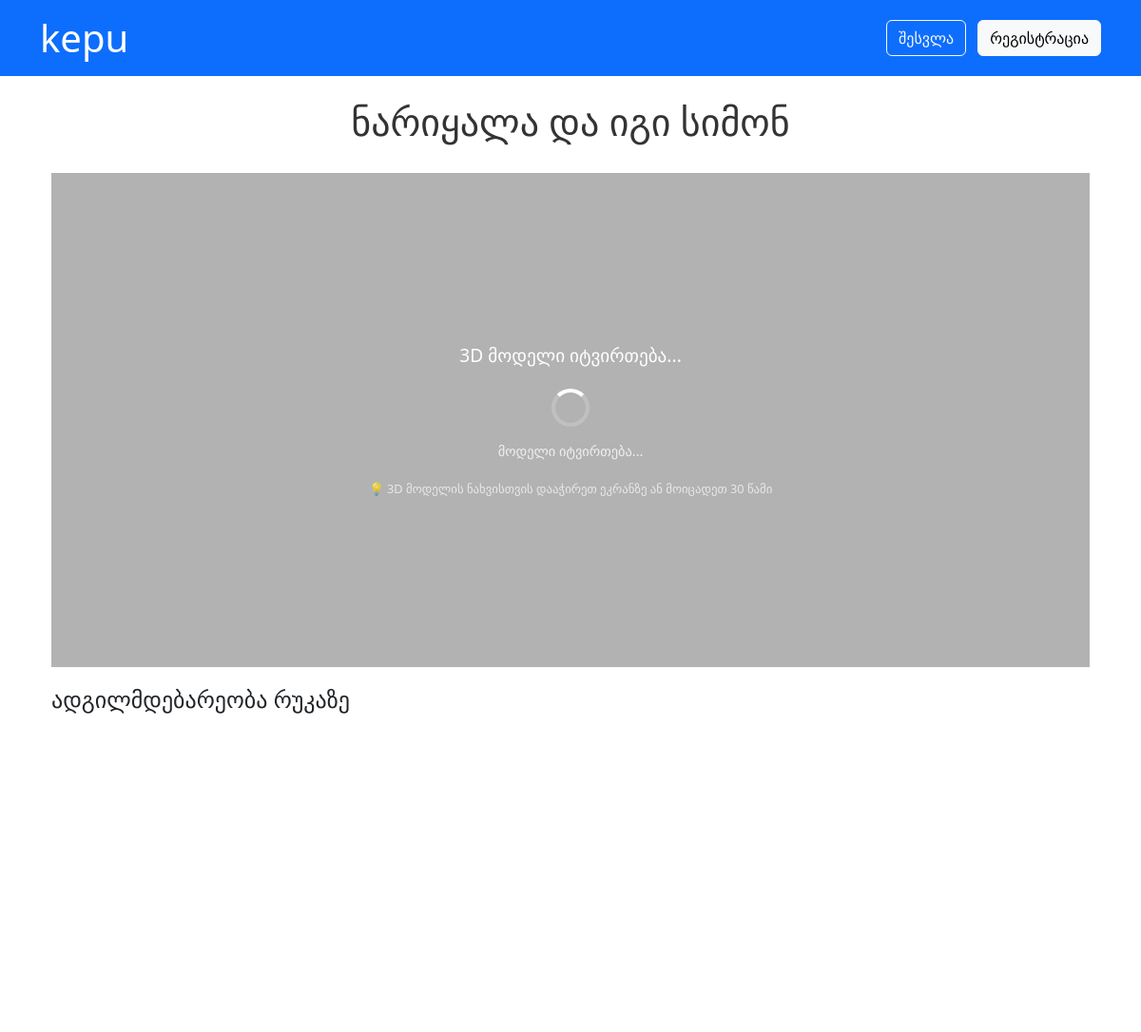
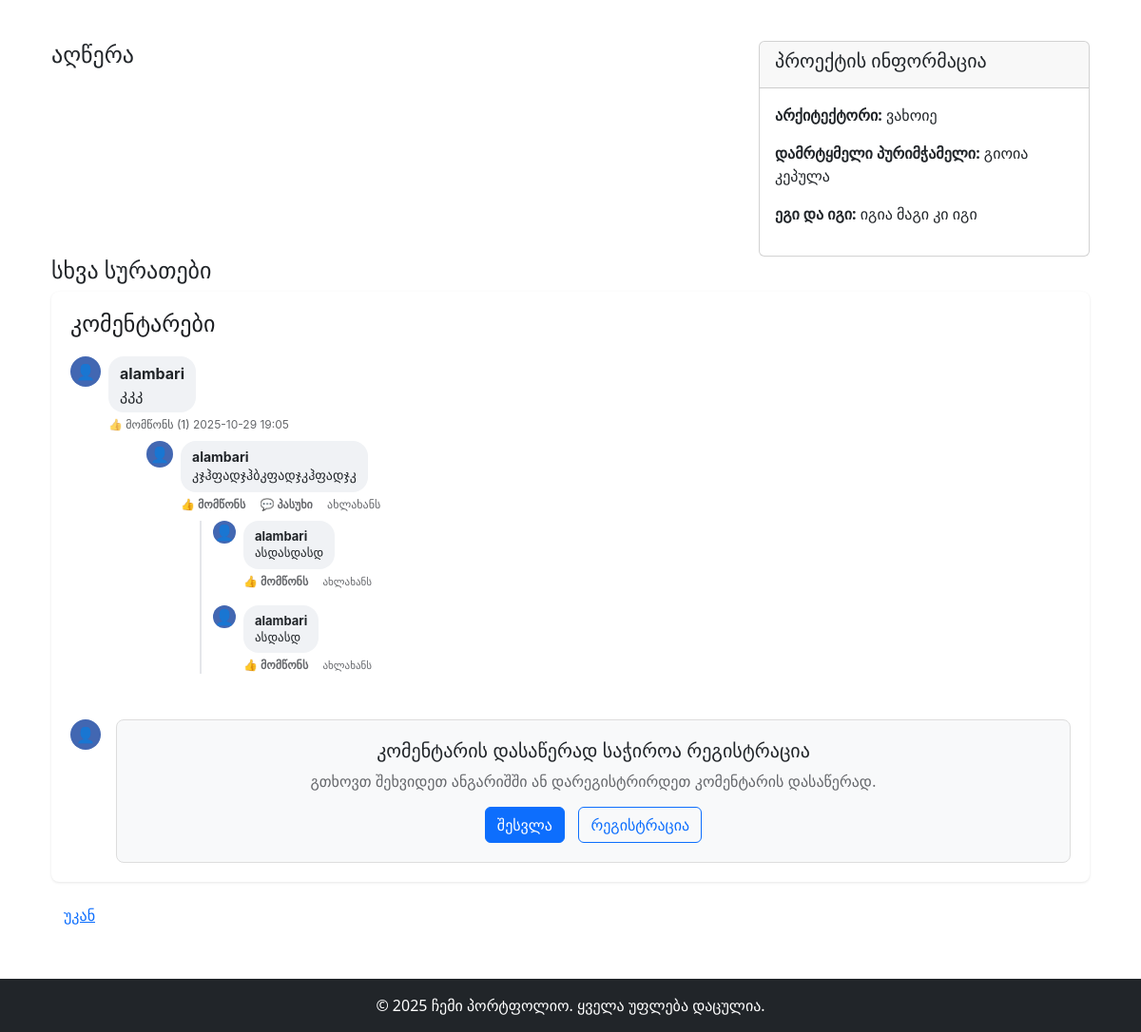
/project/project_2, run on the app's committed database (2 pictures, top to bottom).
### models.py (models this page shows, shortened)
class Comment(db.Model):
    id = db.Column(db.Integer, primary_key=True)
    content = db.Column(db.Text, nullable=False)
    project_id = db.Column(db.String(50), nullable=False)
    user_id = db.Column(db.Integer, db.ForeignKey('user.id'), nullable=False)  # Required for registered users only
    parent_id = db.Column(db.Integer, db.ForeignKey('comment.id'), nullable=True)
    media_url = db.Column(db.String(500), nullable=True)  # Cloudinary URL
    created_at = db.Column(db.DateTime, default=datetime.utcnow)
    replies = db.relationship('Comment', backref=db.backref('parent', remote_side=[id]), lazy=True)
    likes = db.relationship('Like', backref='comment', lazy=True, cascade='all, delete-orphan')
    def get_like_count(self):
        return len(self.likes)

class User(UserMixin, db.Model):
    id = db.Column(db.Integer, primary_key=True)
    name = db.Column(db.String(50), nullable=False)
    email = db.Column(db.String(120), unique=True, nullable=False)
    password_hash = db.Column(db.String(128), nullable=False)
    email_verified = db.Column(db.Boolean, default=False, nullable=False)
    verification_token = db.Column(db.String(100), nullable=True)
    reset_token = db.Column(db.String(100), nullable=True)
    reset_token_expires = db.Column(db.DateTime, nullable=True)
    created_at = db.Column(db.DateTime, default=datetime.utcnow)
    is_active = db.Column(db.Boolean, default=True)
    comments = db.relationship('Comment', backref='author', lazy=True)

### app.py (the view)
@app.route('/project/<project_id>')
def project_detail(project_id):
    projects = load_projects()
    project = next((p for p in projects if p['id'] == project_id), None)
    if not project:
        return 'Project not found', 404
    comments = Comment.query.filter_by(project_id=project_id, parent_id=None).order_by(Comment.created_at.desc()).all()
    description = ''
    desc_path = os.path.join('projects', project['folder'], 'description.txt')
    if os.path.exists(desc_path):
        with open(desc_path, 'r', encoding='utf-8') as f:
            description = clean_description(f.read())
    return render_template('project_detail.html', project=project, comments=comments, description=description)

### templates/project_detail.html (shortened to what this page needs)
{% extends 'base.html' %}
{% block head %}
    <link rel="stylesheet" href="https://cdn.jsdelivr.net/npm/glightbox/dist/css/glightbox.min.css">
    <link rel="stylesheet" href="https://unpkg.com/leaflet@1.9.4/dist/leaflet.css" />
{% endblock %}
{% block content %}
<div class="container-fluid">
    <h1 class="project-title">{{ project.title }}</h1>
    <div class="viewer-wrap">
        {% if project.viewer3D %}
            <div id="loadingContainer" class="loading-container">
                {% if project.loading_video %}
                    <video id="loadingVideo" class="loading-video" autoplay muted loop>
                        <source src="{{ project.loading_video }}" type="video/mp4">
                    </video>
                {% endif %}
                <div class="loading-overlay">
                    <div class="loading-text" id="loadingText">3D მოდელი იტვირთება...</div>
                    <div class="loading-spinner"></div>
                    <div style="margin-top: 15px; font-size: 0.9rem; opacity: 0.8;" id="loadingStatus">
                        მოდელი იტვირთება...
                    </div>
                    <div style="margin-top: 20px; font-size: 0.8rem; opacity: 0.7; color: #fff;">
                        💡 3D მოდელის ნახვისთვის დააჭირეთ ეკრანზე ან მოიცადეთ 30 წამი
                    </div>
                </div>
            </div>
        {% endif %}
    </div>
    {% if project.latitude and project.longitude %}
    <h4>ადგილმდებარეობა რუკაზე</h4>
    <div id="map" style="height:350px; margin-bottom:20px;"></div>
    {% endif %}
    <div class="row">
        <div class="col-md-8">
            <h4>აღწერა</h4>
        </div>
        <div class="col-md-4">
            <div class="card">
                <div class="card-header">
                    <h5>პროექტის ინფორმაცია</h5>
                </div>
                <div class="card-body">
                    {% if project.project_info %}
                        {% for key, value in project.project_info.items() %}
                        {% if value %}
                        <p><strong>{{ key }}:</strong> {{ value }}</p>
                        {% endif %}
                        {% endfor %}
                    {% else %}
                        <p class="text-muted">ინფორმაცია არ არის მითითებული</p>
                    {% endif %}
                </div>
            </div>
        </div>
    </div>
    <h4>სხვა სურათები</h4>
    <div class="fb-comments">
        <h4 style="margin-bottom: 20px; color: #1c1e21;">კომენტარები</h4>
        <div id="comments-list">
            {% for comment in comments %}
            <div class="fb-comment" data-comment-id="{{ comment.id if comment.id else loop.index0 }}">
                <div class="fb-comment-avatar">
                </div>
                <div class="fb-comment-body">
                    <div class="fb-comment-content">
                        {% if comment.author %}
                            <strong>{{ comment.author.name }}</strong><br>
                        {% endif %}
                        {% if comment.content %}{{ comment.content }}{% endif %}
                    </div>
                    <div class="fb-comment-actions">
                        {% if current_user.is_authenticated %}
                            <a href="#" class="like-btn" data-comment-id="{{ comment.id }}"
                               data-liked="{{ 'true' if comment.is_liked_by_user(current_user.id) else 'false' }}">
                                {% if comment.is_liked_by_user(current_user.id) %}
                                    ❤️ მომწონს ({{ comment.get_like_count() }})
                                {% else %}
                                    👍 მომწონს{% if comment.get_like_count() > 0 %} ({{ comment.get_like_count() }}){% endif %}
                                {% endif %}
                            </a>
                            <a href="#" class="reply-btn" data-parent="{{ comment.id if comment.id else loop.index0 }}">💬 პასუხი</a>
                        {% else %}
                            <span class="text-muted">👍 მომწონს{% if comment.get_like_count() > 0 %} ({{ comment.get_like_count() }}){% endif %}</span>
                        {% endif %}
                        <span style="color: #65676b;">{{ comment.created_at.strftime('%Y-%m-%d %H:%M') if comment.created_at else 'ახლახანს' }}</span>
                    </div>
                    {% if comment.replies %}
                    <div class="fb-replies">
                        {% for reply in comment.replies %}
                        <div class="fb-comment">
                            <div class="fb-comment-avatar" style="width: 28px; height: 28px;">
                                👤
                            </div>
                            <div class="fb-comment-body">
                                <div class="fb-comment-content" style="font-size: 14px;">
                                    {% if reply.author %}
                                        <strong>{{ reply.author.name }}</strong><br>
                                    {% endif %}
                                    {% if reply.content %}{{ reply.content }}{% endif %}
                                </div>
                                <div class="fb-comment-actions">
                                    <a href="#" class="like-btn">👍 მომწონს</a>
                                    <a href="#" class="reply-btn" data-parent="{{ reply.id if reply.id else loop.index0 }}">💬 პასუხი</a>
                                    <span style="color: #65676b;">{{ reply.date if reply.date else 'ახლახანს' }}</span>
                                </div>
                                {% if reply.replies %}
                                <div class="fb-replies" style="margin-left: 20px; border-left: 2px solid #e4e6ea; padding-left: 12px;">
                                    {% for nested_reply in reply.replies %}
                                    <div class="fb-comment">
                                        <div class="fb-comment-avatar" style="width: 24px; height: 24px;">
                                            👤
                                        </div>
                                        <div class="fb-comment-body">
                                            <div class="fb-comment-content" style="font-size: 13px;">
                                                {% if nested_reply.author %}
                                                    <strong>{{ nested_reply.author.name }}</strong><br>
                                                {% endif %}
                                                {% if nested_reply.content %}{{ nested_reply.content }}{% endif %}
                                            </div>
                                            <div class="fb-comment-actions">
                                                <a href="#" class="like-btn" style="font-size: 12px;">👍 მომწონს</a>
                                                <span style="color: #65676b; font-size: 11px;">{{ nested_reply.date if nested_reply.date else 'ახლახანს' }}</span>
                                            </div>
                                        </div>
                                    </div>
                                    {% endfor %}
                                </div>
                                {% endif %}
                            </div>
                        </div>
                        {% endfor %}
                    </div>
                    {% endif %}
                </div>
            </div>
            {% endfor %}
        </div>
        <div class="fb-compose">
            <div class="fb-comment-avatar">
            </div>
            <div class="fb-compose-container">
                {% if current_user.is_authenticated %}
                <form method="post" action="/add_comment/{{ project.id }}" enctype="multipart/form-data" id="comment-form">
                    <div class="fb-user-info" style="margin-bottom: 10px; font-size: 14px; color: #65676b;">
                        <strong>{{ current_user.name }}</strong> - როგორც შესული მომხმარებელი
                    </div>
                    <textarea name="comment" class="fb-compose-input main-comment-textarea" id="main-comment-textarea" placeholder="დაწერეთ კომენტარი..." rows="1"></textarea>
                    <div class="fb-compose-actions">
                        <svg class="fb-icon" id="photo-icon" viewBox="0 0 24 24" fill="currentColor">
                            <path d="M21 19V5c0-1.1-.9-2-2-2H5c-1.1 0-2 .9-2 2v14c0 1.1.9 2 2 2h14c1.1 0 2-.9 2-2zM8.5 13.5l2.5 3.01L14.5 12l4.5 6H5l3.5-4.5z"/>
                        </svg>
                        <span class="fb-emoji" onclick="addEmoji('😊')">😊</span>
                        <span class="fb-emoji" onclick="addEmoji('❤️')">❤️</span>
                        <span class="fb-emoji" onclick="addEmoji('👍')">👍</span>
                    </div>
                    <input type="file" name="media" id="media-input" accept="image/*,video/*" multiple style="display: none;">
                    <input type="hidden" name="parent_id" value="">
                    <button type="submit" style="display: none;" id="hidden-submit">Submit</button>
                    <div class="mt-1">
                        <button type="submit" class="btn btn-primary btn-sm" style="border-radius: 20px; padding: 4px 16px; font-size: 13px;">გამოქვეყნება</button>
                    </div>
                </form>
                {% else %}
                <div style="text-align: center; padding: 20px; border: 1px solid #ddd; border-radius: 8px; background-color: #f8f9fa;">
                    <h5>კომენტარის დასაწერად საჭიროა რეგისტრაცია</h5>
                    <p style="margin-bottom: 15px; color: #65676b;">გთხოვთ შეხვიდეთ ანგარიშში ან დარეგისტრირდეთ კომენტარის დასაწერად.</p>
                    <a href="{{ url_for('login') }}" class="btn btn-primary" style="margin-right: 10px;">შესვლა</a>
                    <a href="{{ url_for('register') }}" class="btn btn-outline-primary">რეგისტრაცია</a>
                </div>
                {% endif %}
            </div>
        </div>
    </div>
    <a href="/" class="btn btn-link mt-3">უკან</a>
</div>
{% endblock %}

### templates/base.html (shortened to what this page needs)
<!DOCTYPE html>
<html lang="ka">
<head>
    <link rel="stylesheet" href="https://cdn.jsdelivr.net/npm/bootstrap@5.3.0/dist/css/bootstrap.min.css">
    <link rel="stylesheet" href="https://cdn.jsdelivr.net/npm/bootstrap-icons@1.11.0/font/bootstrap-icons.css">
    <link rel="stylesheet" href="{{ url_for('static', filename='style.css') }}">
    {% block head %}{% endblock %}
</head>
<body>
    <header class="bg-primary text-white py-3 mb-4">
        <div class="container">
            <div class="d-flex justify-content-between align-items-center">
                <h1 class="mb-0">
                    <a href="/" class="text-white text-decoration-none" style="cursor:pointer;">kepu</a>
                </h1>
                <div class="d-flex align-items-center">
                    {% if current_user.is_authenticated %}
                        <div class="dropdown ms-3">
                            <button class="btn btn-outline-light dropdown-toggle d-flex align-items-center" type="button" data-bs-toggle="dropdown">
                                <i class="bi bi-person-circle me-2"></i>
                                {{ current_user.email }}
                            </button>
                            <ul class="dropdown-menu">
                                <li><a class="dropdown-item" href="{{ url_for('logout') }}">
                                    <i class="bi bi-box-arrow-right"></i> გასვლა
                                </a></li>
                            </ul>
                        </div>
                    {% else %}
                        <div class="ms-3">
                            <a href="{{ url_for('login') }}" class="btn btn-outline-light me-2">შესვლა</a>
                            <a href="{{ url_for('register') }}" class="btn btn-light">რეგისტრაცია</a>
                        </div>
                    {% endif %}
                </div>
            </div>
        </div>
    </header>
    <main class="container mb-5">
        {% block content %}{% endblock %}
    </main>
    <footer class="bg-dark text-white py-3 mt-auto">
        <div class="container text-center">
            &copy; {{ 2025 }} ჩემი პორტფოლიო. ყველა უფლება დაცულია.
        </div>
    </footer>
</body>
</html>

### data on the page
Comment: author.name "alambari", content "კკკ", get_like_count "1", created_at "2025-10-29 19:05"
Comment: author.name "alambari", content "კჯჰფადჯჰბკფადჯკჰფადჯკ", date "ახლახანს"
Comment: author.name "alambari", content "ასდასდასდ", date "ახლახანს"
Comment: author.name "alambari", content "ასდასდ", date "ახლახანს"

### other printed values
{{ project.title }} "ნარიყალა და იგი სიმონ"
{{ key }} "არქიტექტორი" "დამრტყმელი პურიმჭამელი" "ეგი და იგი"
{{ value }} "ვახოიე" "გიოია კეპულა" "იგია მაგი კი იგი"
{{ 2025 }} "2025"
